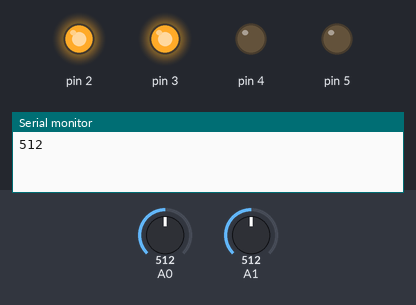
The sketch below on a simulated Arduino Uno, built with avr-gcc and run on an emulated ATmega328P. On the bench: output pins drawn as LEDs (lit = HIGH), the last lines printed to the serial monitor. The test bench sets the inputs (shaded band); at power-on: A0 = 512, A1 = 512.

Above: at 1.2 s.
1.3 s: A0 set to 634
3.0 s: A0 set to 664
At 4.2 s:
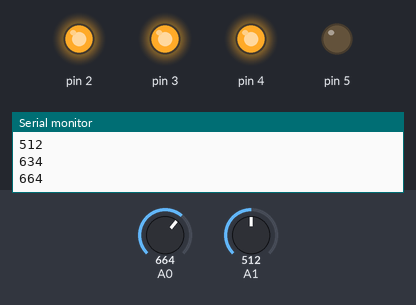
4.5 s: A1 set to 0
At 6.1 s:
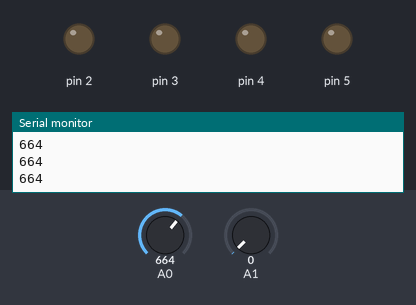
6.9 s: A1 set to 122
At 7.35 s:
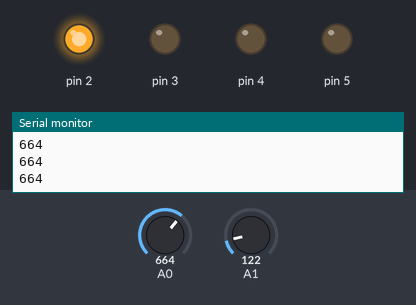
9.3 s: A0 set to 938
10.8 s: A0 set to 968
At 12.2 s:
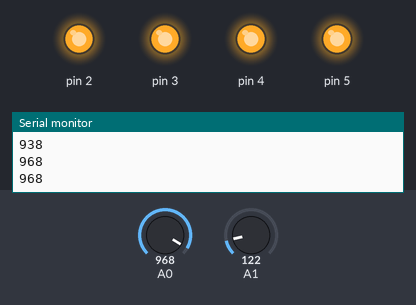
Timing chart, 0 to 13.8 s (numbered marks = the images above; inputs shaded):
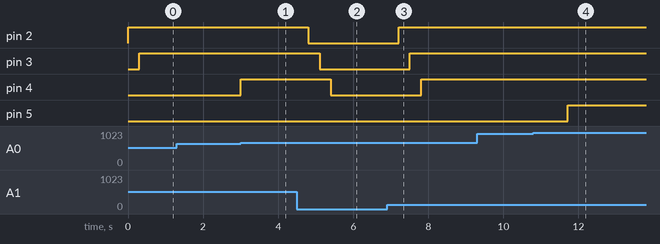

The sketch:

sensor.ino
```cpp
void setup() {
pinMode (A0,INPUT);

pinMode (2,OUTPUT);
pinMode (3,OUTPUT);
pinMode (4,OUTPUT);
pinMode (5,OUTPUT);
Serial.begin(9600);

}

void loop() {

  Serial.println(analogRead(A0));
  if((analogRead(A0)>0)&& (analogRead(A0<350))){
    digitalWrite(2,HIGH);
    delay(300);
  }else{
    digitalWrite(2,LOW);
    delay(300);
  }
  if((analogRead(A0)>350)&& (analogRead(A0<650))){
    digitalWrite(3,HIGH);
    delay(300);
  }else{
    digitalWrite(3,LOW);
    delay(300);
  }
  if((analogRead(A0)>650)&& (analogRead(A0<950))){
    digitalWrite(4,HIGH);
    delay(300);
  }else{
    digitalWrite(4,LOW);
    delay(300);
  }
  if((analogRead(A0)>950)&& (analogRead(A0<1250))){
    digitalWrite(5,HIGH);
    delay(300);
  }else{
    digitalWrite(5,LOW);
    delay(300);
  }

}
```

Measured:
- the behaviour switches between 650 and 651 on A0 (found by bisection; images 0 and 1)
- the behaviour switches between 950 and 951 on A0 (found by bisection; images 3 and 4)
- after the input at 3.0 s, pin 4: LOW → HIGH at once
- after the input at 4.5 s, pin 2: HIGH → LOW after 0.30 s; pin 3: HIGH → LOW after 0.61 s; pin 4: HIGH → LOW after 0.91 s
- after the input at 6.9 s, pin 2: LOW → HIGH after 0.31 s; pin 3: LOW → HIGH after 0.61 s; pin 4: LOW → HIGH after 0.91 s
- after the input at 10.8 s, pin 5: LOW → HIGH after 0.91 s
